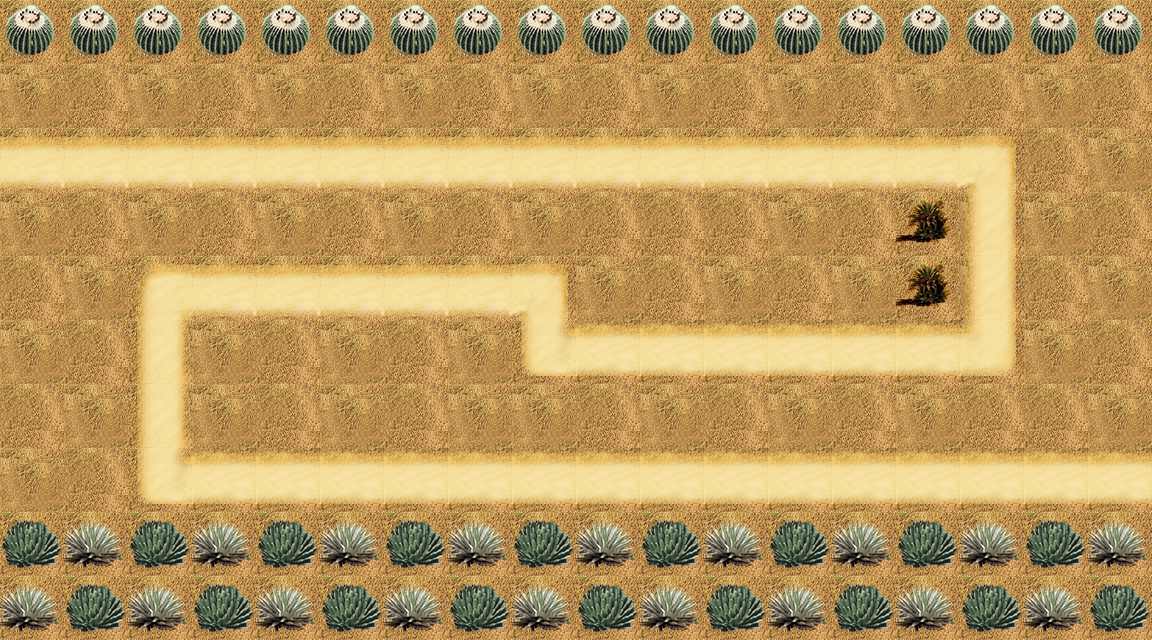

This game map was drawn from its Tiled (.tmx) file and the tilesets committed beside it. A one-line description and the trimmed map source follow:
An orthogonal 18x10 tile map with 64x64 px tiles, 1 tile layer (Background) and 10 objects (Waypoint0, Waypoint1, Waypoint2, Waypoint3, Waypoint4, ...).

<map version="1.0" orientation="orthogonal" width="18" height="10" tilewidth="64" tileheight="64">
 <tileset firstgid="1" name="ShaMoMap" tilewidth="64" tileheight="64">
  <image source="ShaMoMap-hd.png" width="320" height="384" />
  <tile id="6">
   <properties>
    <property name="buildable" value="1" />
   </properties>
  </tile>
  <tile id="14">
   <properties>
    <property name="buildable" value="1" />
   </properties>
  </tile>
  <tile id="29">
   <properties>
    <property name="buildable" value="1" />
   </properties>
  </tile>
 </tileset>
 <layer name="Background" width="18" height="10">
  <data>[180 cells, 180 non-empty, 14 distinct tile ids]</data>
 </layer>
 <objectgroup name="Objects" width="18" height="10">
  <object name="Waypoint0" x="-36" y="164" />
  <object name="Waypoint1" x="994" y="164" />
  <object name="Waypoint2" x="994" y="354" />
  <object name="Waypoint3" x="550" y="354" />
  <object name="Waypoint4" x="550" y="294" />
  <object name="Waypoint5" x="170" y="294" />
  <object name="Waypoint6" x="170" y="480" />
  <object name="Waypoint7" x="1178" y="480" />
 </objectgroup>
 <objectgroup name="PObjects" width="18" height="10">
  <object name="PWaypoint0" x="-48" y="286" />
  <object name="PWaypoint1" x="1196" y="286" />
 </objectgroup>
</map>
